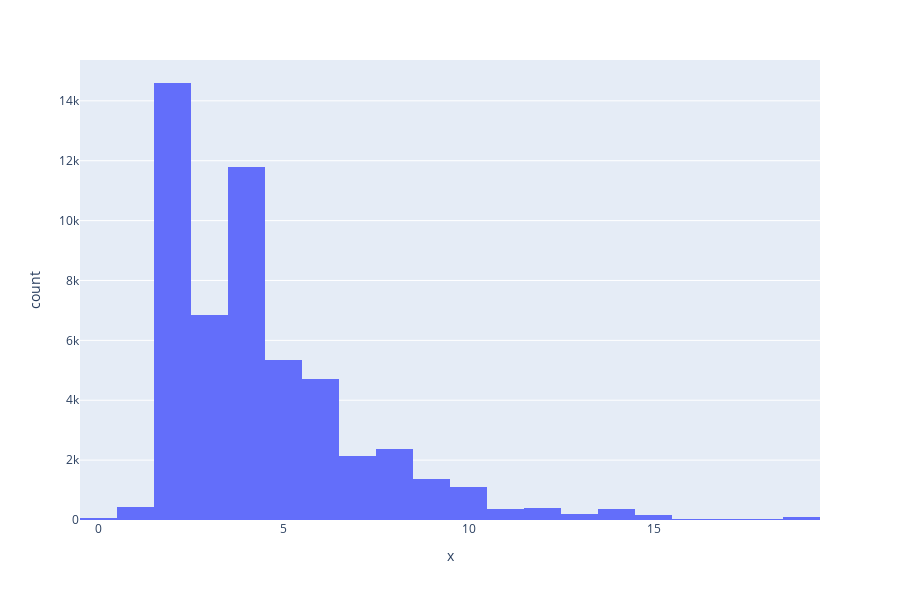

Notebook cell for this chart:
### Code cell
x = df[(df.IsDelivery == 0) & (df.Pax < 20)].Pax.values
fig = px.histogram(x=x)
fig.show()

### Figure 1 — Plotly figure (JSON) as saved in the notebook; plotly's stock layout.template omitted (floating-point values rounded to 4 significant figures; data arrays with more than 128 entries replaced by an {"elided": "..."} marker saying what was removed)
{"data": [{"alignmentgroup": "True", "bingroup": "x", "hoverlabel": {"namelength": 0}, "hovertemplate": "x=%{x}<br>count=%{y}", "legendgroup": "", "marker": {"color": "#636efa"}, "name": "", "offsetgroup": "", "orientation": "v", "showlegend": false, "type": "histogram", "x": {"elided": "52458 int values"}, "xaxis": "x", "yaxis": "y"}], "layout": {"barmode": "relative", "height": 600, "legend": {"tracegroupgap": 0}, "margin": {"t": 60}, "xaxis": {"anchor": "y", "domain": [0, 1], "title": {"text": "x"}}, "yaxis": {"anchor": "x", "domain": [0, 1], "title": {"text": "count"}}}}
